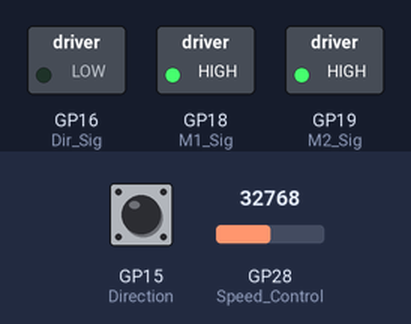
Recording of a program running on a simulated Raspberry Pi Pico running MicroPython. Shown: switched loads named in the program (green lamp = pin HIGH). Inputs (shaded band) come from the test bench; at power-on: GP15 (Direction) HIGH, GP28 (Speed_Control) = 32768 (analog values on the 0–65535 scale). Threads take turns every 2 ms; pins used as bus, display or sensor lines are not drawn; what the program prints to the serial console is not drawn.

Above: at 0.1 s.
At 0.6 s:
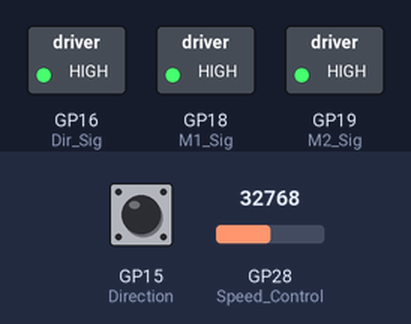
Timing chart, 0 to 2.1 s (numbered marks = the images above):
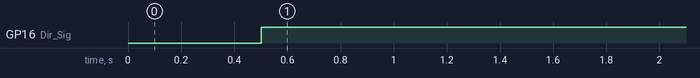

Measured:
- by itself, GP16 (Dir_Sig): LOW → HIGH at 0.50 s

The program:

TurnTableFinal.py
```python
'''
TURNTABLE OPERATION
Power is on when plugged in.
Default operational mode is continuous rotation
Speed of rotation is controlled by potentiometer
Direction of rotation is controlled by toggle switch and can be changed when rotating
If powered on while holding Trigger switch, the unit will be in incremental mode
To rotate the pre-set number of degrees, press and release the trigger
You can force continuous rotation by holding in the trigger switch

Pot is wired "backwards" to give a range as such:
CCW = 65535
CW  = 0
practical results with 10k pot were
250 (CW) to 65535 (CCW) --> Range is 65285


Motor is 200 steps per rotation --> 1.8 degrees per step
MS2     MS1
GND     GND     8 microsteps                 1600 steps / rotation
GND     VCC_IO  2 microsteps (half step)      400 steps / rotation
VCC_IO  GND     4 microsteps (quarter step)   800 steps / rotation
VCC_IO  VCC_IO  16 microsteps
                3200 steps / rotation
------------------------
Reference Data
https://howtomechatronics.com/tutorials/arduino/stepper-motors-and-arduino-the-ultimate-guide/

Audio cable connector - Bulkhead
https://www.amazon.com/dp/B07MN1RK7F

Audio cable used for switch
https://www.amazon.com/dp/B00NO73Q84

TMC2208 Stepper driver
https://www.amazon.com/dp/B08DFVZV5Q
TMC2208 Wiki
https://wiki.fysetc.com/TMC2208/

Stepper Motor - nema 17
https://www.amazon.com/dp/B07THK76QQ

Flanged Bearings
https://www.amazon.com/dp/B07Z3FR688

Push Button Switch
https://www.amazon.com/gp/product/B07F24Y1TB

Power cable connector - Bulkhead
https://www.amazon.com/gp/product/B01N8VV78D

10k Potentiometer
https://www.amazon.com/dp/B07WWLC33K

9V AC to DC power supply
https://www.amazon.com/dp/B0852JLTL9

DC to DC Converter
https://www.amazon.com/gp/product/B079N9BFZC

'''

import machine
from machine import Pin
from time import time, sleep, sleep_us
import _thread

M1_Sig = Pin(18,Pin.OUT)              #MS1 - configures stepping mode at 16 micro steps
M1_Sig.value(1)                       #Set it to ON
M2_Sig = Pin(19,Pin.OUT)              #MS2 - configures stepping mode at 16 micro steps
M2_Sig.value(1)                       #Set it to ON

Step_Sig = Pin(17,Pin.OUT)              #Configure STEP signal for stepper driver
Step_Sig.value(0)                       #Set it to a known state
Dir_Sig = Pin(16,Pin.OUT)               #Configure the DIRECTION signal for the stepper motor
Speed_Control = machine.ADC(28)         #Configure ADC chanel two for use
Trigger   = Pin(10,Pin.IN,Pin.PULL_UP)  #Use when wanting start-stop type rotation
Direction = Pin(15,Pin.IN,Pin.PULL_UP)  #Selects rotational direction in Continuous mode

Steps_Per_Degree = 8.884         #Used to help calculate steps per Increment of rotation
Degrees_Per_Stop = 10            #Set to how many degrees of rotation per increment in INCRmental mode
Operational_Mode = "Cont"        #Can be CONTinuos or INCRemental - controlled by toggle switch
if Direction.value() == 1:       #Based on Direction Toggle Switch, set rotational direction
    New_Rot_Dir = "CW"
elif Direction.value() == 0:
    New_Rot_Dir = "CCW"

Speed_Delay = 12000           #Preset delay so that table doesn't turn too fast at start

def Table_Control():          #Function that actually steps the motor
    import time               #This is a thread, so library needs loading
    global Speed_Delay
    global New_Rot_Dir
    global Operational_Mode
    global Step_Cntr
    global loops
    global test_cntr
    loops=0
    Rot_Dir = "xx"            #Set to a default value
    if Operational_Mode == "CONT":         #Run in continuous rotation mode
        while True:                        #Endless loop
            if New_Rot_Dir != Rot_Dir:     #Handle a changed in rotational direction
                sleep(.5)                  #Stop rotation
                Rot_Dir = New_Rot_Dir      #Match the variables
                if Rot_Dir == "CW":        #Depending on requested direction...
                    Dir_Sig.value(1)       #Set the output for the stepper driver
                elif Rot_Dir == "CCW":
                    Dir_Sig.value(0)
            if Speed_Delay < 9990:       #Movement okay as long as speed is high enough
                Step_Sig.value(1)          #Turn on STEP signal
                sleep_us(1)                #for only 1 micro-second
                Step_Sig.value(0)          #then turn it off to create a pulse
                time.sleep_us(Speed_Delay) #This sleep regulates rotational speed
                Step_Cntr += 1
                if Step_Cntr >= 3200:            #(round(Steps_Per_Degree * 360)):  #If moved far enough
                    #print("made it to 360")
                    Step_Cntr = 0
                    loops += 1
            else:                           #Do thing so rotation stops.
                sleep(.25)

            test_cntr += 1
    elif Operational_Mode == "INCR":
        Step_Cntr = 0                      #Local counter used to limit rotational distance
        while True:                        #Endless loop
            Step_Sig.value(1)              #Turn on STEP signal
            sleep_us(1)                    #for only 1 micro-second
            Step_Sig.value(0)              #then turn it off to create a pulse
            time.sleep_us(Speed_Delay)     #This sleep regulates rotational speed
            Step_Cntr += 1                 #Increment step counter to determine end of increment
            if Step_Cntr >= (round(Steps_Per_Degree * Degrees_Per_Stop)):  #If moved far enough
                while True:                  #Wait for Trigger button press to make next move
                    Step_Cntr = 0            #Reset counter
                    if Trigger.value() == 0: #Button is pressed
                        break                #Exit loop

def Map_Analog(A):
    #POT full CW   = 250
    #POT full CCW  =  65,535
    #Range of POT is 65,285 units
    #Base value of POT is 65,535 units
    #---
    #Fast speed is a sleep_us of 2000
    #Slow speed is a sleep_us of 10,000
    #Range of sleep_us is 8,000 units
    #Base of sleep_us is 2000 units
    #---
    # Desired output is
    # POT CCW at 65,535 outputs slowest speed of 10,000 microseconds delay
    # POT CW  at  2500 outputs fastest speed of  2,000 microseconds delay
    global Speed_Delay
    Map_Factor  = 65285 / 8000             #Divide range by time range
    Base_Time   = 2000                     #lowest time delay in microseconds
    Base_Analog = 250                      #lowest analog reading (full CW)
    A_Base_Shifted = (A - Base_Analog)     #Shift reading to base of full range
    D = round(A_Base_Shifted / Map_Factor) #Dwell is from mapping factor
    Speed_Delay = round(D + Base_Time)     #Shift the Dwell up to the base line
    #print("SD",Speed_Delay)

test_cntr = 0
Step_Cntr = 0
Step_Counter = 0
print("Starting the run")

#At start up, determine which mode of operation based on the Trigger switch position
if Trigger.value() == 1:                        #Switch is OPEN or not connected, thus HIGH
    Operational_Mode = "CONT"
    _thread.start_new_thread(Table_Control, ()) #START Table_Control running in its own thread
elif Trigger.value() == 0:                      #Switch is CLOSED, thus LOW
    Operational_Mode = "INCR"
    _thread.start_new_thread(Table_Control, ()) #START Table_Control running in its own thread
print("Operational Mode =",Operational_Mode)
while True:                                #Endless main loop
    A_Raw = Speed_Control.read_u16()       #Read analog channel
    Map_Analog(A_Raw)                      #Convert analog reading into dwell time
    if Direction.value() == 1:             #Depending on direction switch position
        New_Rot_Dir = "CW"                 #set variable to control table rotational direction
    elif Direction.value() == 0:
        New_Rot_Dir = "CCW"
    sleep(.05)                            #Slow down the loop a bit to free resources
    #print(A_Raw,Speed_Delay,Trigger.value(),Direction.value(),Operational_Mode,Step_Cntr, loops,test_cntr)
```
